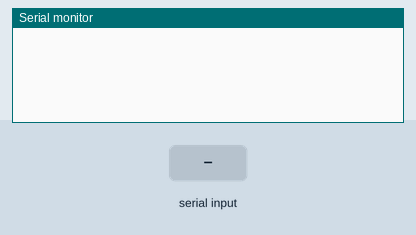
A sketch run on a simulated Arduino Uno, built with avr-gcc and run on an emulated ATmega328P. On the bench: the last lines printed to the serial monitor. The inputs (shaded band) are chosen by the test bench.

Above: at 1.2 s.
1.3 s: "90,45,200\n" received over Serial
At 2.5 s:
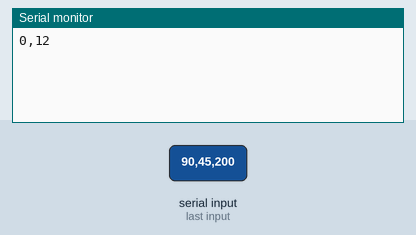
2.8 s: "90,45\n" received over Serial
At 3.8 s:
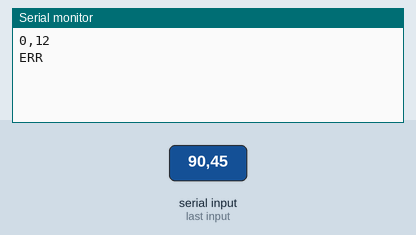

Measured:
- after the input at 1.3 s, the serial monitor: prints a new line at once (image 1)
- after the input at 2.8 s, the serial monitor: prints a new line at once (image 2)

The sketch:

arduino_backstop.ino
```cpp
// Reimplements the fail-closed decision rule (paper Eq. 6-7 / Algorithm 2)
// on bare AVR hardware: a per-feature Gaussian Naive Bayes likelihood check,
// evaluated in log-space, plus the fail-closed out-of-range check. Parameters
// below are fit from the same post-fix dataset (Session E + the three
// controlled sessions) used for the paper's rebuilt likelihood tables --
// see ../arduino_gaussian_params.json for the source values.
//
// Protocol: host sends one line "angle_deg,flatness_std,obstacle_ratio\n" over
// serial; this replies "<0 or 1>,<microseconds>\n" (1 = SAFE, 0 = NOT SAFE).

const float MU_S[3] = {1.7718298f, 0.0250845f, 0.0584351f};
const float SD_S[3] = {2.4131501f, 0.0090053f, 0.0459337f};
const float MU_U[3] = {16.9270849f, 0.1253374f, 0.5092067f};
const float SD_U[3] = {9.7595147f, 0.1038350f, 0.2445976f};
const float LO[3]   = {0.0074498f, 0.0046347f, 0.0f};
const float HI[3]   = {32.1910445f, 2.2705456f, 0.8155258f};

float logGaussianPdf(float x, float mu, float sigma) {
  float z = (x - mu) / sigma;
  return -0.5f * z * z - logf(sigma) - 0.9189385332f;  // -0.5*ln(2*pi)
}

// 1 = SAFE, 0 = NOT SAFE
int classify(float x[3], unsigned long *us_taken) {
  unsigned long t0 = micros();
  for (int j = 0; j < 3; j++) {
    if (x[j] < LO[j] || x[j] > HI[j]) {
      *us_taken = micros() - t0;
      return 0;  // fail closed: out of range, no evidence either way
    }
  }
  float logp_safe = 0.0f, logp_unsafe = 0.0f;
  for (int j = 0; j < 3; j++) {
    logp_safe += logGaussianPdf(x[j], MU_S[j], SD_S[j]);
    logp_unsafe += logGaussianPdf(x[j], MU_U[j], SD_U[j]);
  }
  *us_taken = micros() - t0;
  return (logp_safe >= logp_unsafe) ? 1 : 0;
}

void setup() {
  Serial.begin(115200);
}

void loop() {
  if (Serial.available()) {
    String line = Serial.readStringUntil('\n');
    line.trim();
    if (line.length() == 0) return;

    char buf[64];
    line.toCharArray(buf, sizeof(buf));
    float x[3];
    int idx = 0;
    char *tok = strtok(buf, ",");
    while (tok != NULL && idx < 3) {
      x[idx++] = atof(tok);
      tok = strtok(NULL, ",");
    }

    if (idx == 3) {
      unsigned long us;
      int decision = classify(x, &us);
      Serial.print(decision);
      Serial.print(",");
      Serial.println(us);
    } else {
      Serial.println("ERR");
    }
  }
}
```
